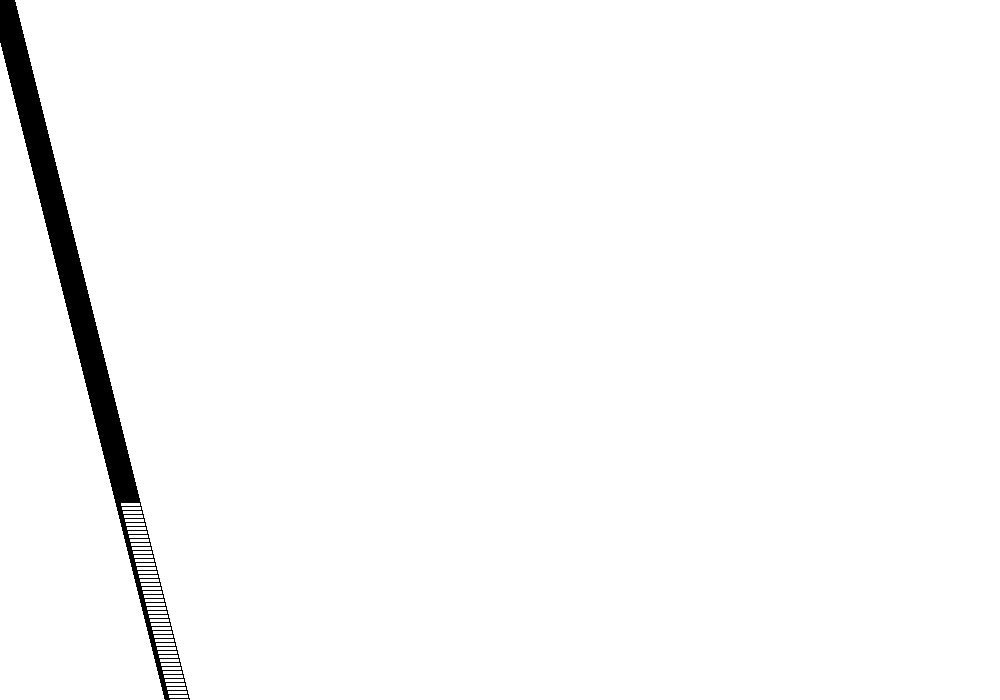
Frame 1 (no input)
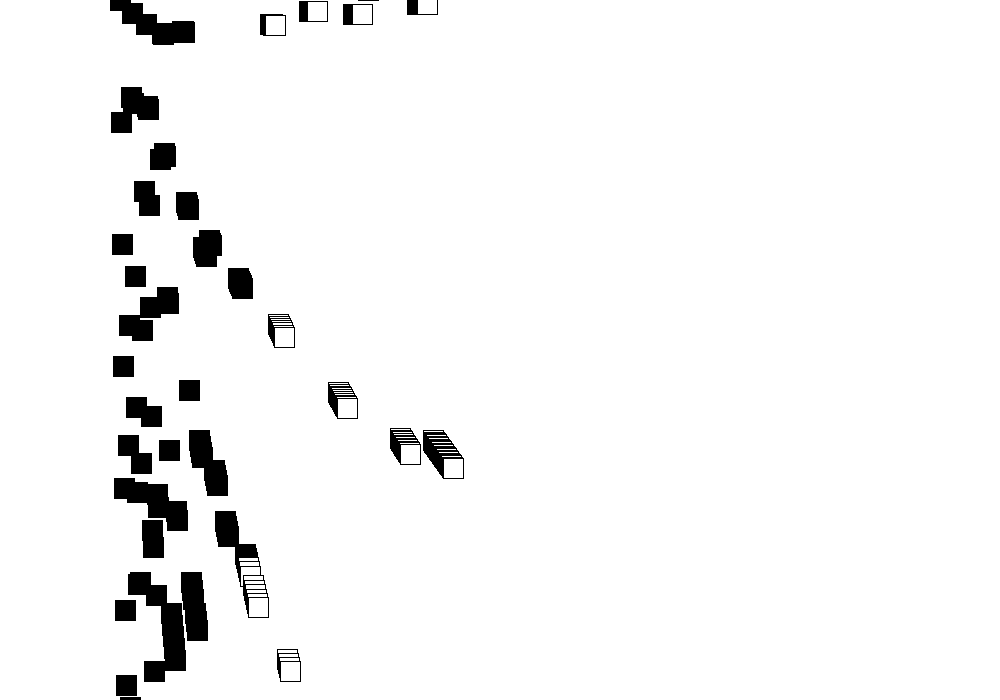
Frame 60 (the mouse pressed at the canvas centre just before this capture)
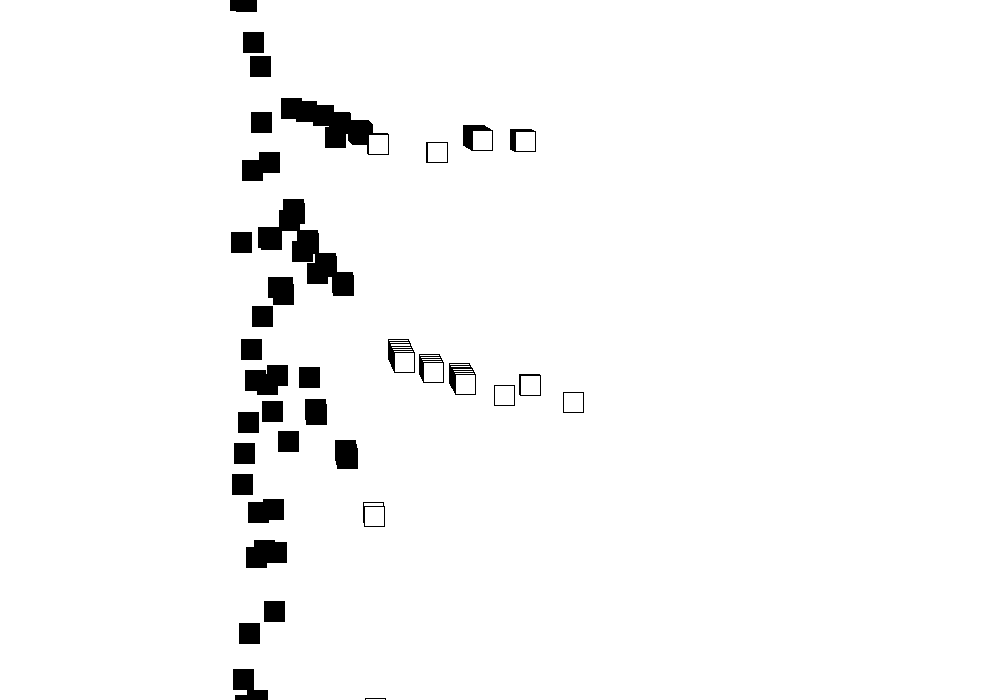
Frame 120 (the mouse held since frame 60 and released just before this capture)

The Processing sketch that drew these frames (run headless with seeded random() and noise(); from frame 60 on, the mouse is pressed at the canvas centre):

// Processing sketch: processing_72285
// ── processing_72285.pde

float gravity=0.1;
float speed=0;

Rectangle[] rectangles=new Rectangle[1000];

void setup(){
  size(1000,700);
  smooth();


for (int i=0; i<width; i++){
  rectangles[i]=new Rectangle(color(i*2), i, i*2,i*2);
}
}

void draw(){
background(255);  
for (int i=0; i<width; i++){
  rectangles[i].move();
  rectangles[i].display();}
}

class Rectangle {
  float c;
  float xpos;
  float ypos;
  float rspeed;
  
  Rectangle(color c_, float xpos_, float ypos_, float rspeed_){
    c=c_;
    xpos=xpos_;
    ypos=ypos_;
    rspeed=rspeed_;
  }
  
  void display(){
    rectMode(CENTER);
    stroke(0);
    fill(c);
    rect(xpos, ypos, 20, 20);
  }
  
  void move(){
    xpos+=2;
    ypos+=rspeed;
    if (ypos>height || ypos<0){
      rspeed*=-0.95;
    }
    if (xpos<0 || xpos>=width){
      xpos*=-0.95;
    }
  }
}
    
